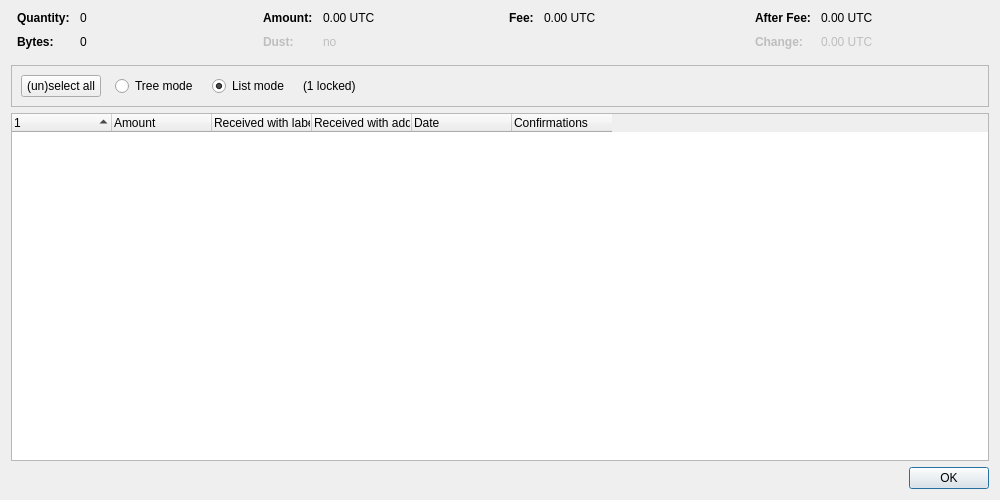
<?xml version="1.0" encoding="UTF-8"?>
<ui version="4.0">
 <class>CoinControlDialog</class>
 <widget class="QDialog" name="CoinControlDialog">
  <property name="geometry">
   <rect>
    <x>0</x>
    <y>0</y>
    <width>1000</width>
    <height>500</height>
   </rect>
  </property>
  <property name="windowTitle">
   <string>Coin Selection</string>
  </property>
  <layout class="QVBoxLayout" name="verticalLayout">
   <item>
    <layout class="QHBoxLayout" name="horizontalLayoutTop" stretch="0,0,0,0">
     <property name="topMargin">
      <number>0</number>
     </property>
     <property name="bottomMargin">
      <number>10</number>
     </property>
     <item>
      <layout class="QFormLayout" name="formLayoutCoinControl1">
       <property name="horizontalSpacing">
        <number>10</number>
       </property>
       <property name="verticalSpacing">
        <number>10</number>
       </property>
       <property name="leftMargin">
        <number>6</number>
       </property>
       <property name="rightMargin">
        <number>6</number>
       </property>
       <item row="0" column="0">
        <widget class="QLabel" name="labelCoinControlQuantityText">
         <property name="font">
          <font>
           <weight>75</weight>
           <bold>true</bold>
          </font>
         </property>
         <property name="text">
          <string>Quantity:</string>
         </property>
        </widget>
       </item>
       <item row="0" column="1">
        <widget class="QLabel" name="labelCoinControlQuantity">
         <property name="cursor">
          <cursorShape>IBeamCursor</cursorShape>
         </property>
         <property name="contextMenuPolicy">
          <enum>Qt::ActionsContextMenu</enum>
         </property>
         <property name="text">
          <string notr="true">0</string>
         </property>
         <property name="textInteractionFlags">
          <set>Qt::LinksAccessibleByMouse|Qt::TextSelectableByKeyboard|Qt::TextSelectableByMouse</set>
         </property>
        </widget>
       </item>
       <item row="1" column="0">
        <widget class="QLabel" name="labelCoinControlBytesText">
         <property name="font">
          <font>
           <weight>75</weight>
           <bold>true</bold>
          </font>
         </property>
         <property name="text">
          <string>Bytes:</string>
         </property>
        </widget>
       </item>
       <item row="1" column="1">
        <widget class="QLabel" name="labelCoinControlBytes">
         <property name="cursor">
          <cursorShape>IBeamCursor</cursorShape>
         </property>
         <property name="contextMenuPolicy">
          <enum>Qt::ActionsContextMenu</enum>
         </property>
         <property name="text">
          <string notr="true">0</string>
         </property>
         <property name="textInteractionFlags">
          <set>Qt::LinksAccessibleByMouse|Qt::TextSelectableByKeyboard|Qt::TextSelectableByMouse</set>
         </property>
        </widget>
       </item>
      </layout>
     </item>
     <item>
      <layout class="QFormLayout" name="formLayoutCoinControl2">
       <property name="horizontalSpacing">
        <number>10</number>
       </property>
       <property name="verticalSpacing">
        <number>10</number>
       </property>
       <property name="leftMargin">
        <number>6</number>
       </property>
       <property name="rightMargin">
        <number>6</number>
       </property>
       <item row="0" column="0">
        <widget class="QLabel" name="labelCoinControlAmountText">
         <property name="font">
          <font>
           <weight>75</weight>
           <bold>true</bold>
          </font>
         </property>
         <property name="text">
          <string>Amount:</string>
         </property>
        </widget>
       </item>
       <item row="0" column="1">
        <widget class="QLabel" name="labelCoinControlAmount">
         <property name="cursor">
          <cursorShape>IBeamCursor</cursorShape>
         </property>
         <property name="contextMenuPolicy">
          <enum>Qt::ActionsContextMenu</enum>
         </property>
         <property name="text">
          <string notr="true">0.00 UTC</string>
         </property>
         <property name="textInteractionFlags">
          <set>Qt::LinksAccessibleByMouse|Qt::TextSelectableByKeyboard|Qt::TextSelectableByMouse</set>
         </property>
        </widget>
       </item>
       <item row="1" column="0">
        <widget class="QLabel" name="labelCoinControlLowOutputText">
         <property name="enabled">
          <bool>false</bool>
         </property>
         <property name="font">
          <font>
           <weight>75</weight>
           <bold>true</bold>
          </font>
         </property>
         <property name="text">
          <string>Dust:</string>
         </property>
        </widget>
       </item>
       <item row="1" column="1">
        <widget class="QLabel" name="labelCoinControlLowOutput">
         <property name="enabled">
          <bool>false</bool>
         </property>
         <property name="cursor">
          <cursorShape>IBeamCursor</cursorShape>
         </property>
         <property name="contextMenuPolicy">
          <enum>Qt::ActionsContextMenu</enum>
         </property>
         <property name="text">
          <string notr="true">no</string>
         </property>
         <property name="textInteractionFlags">
          <set>Qt::LinksAccessibleByMouse|Qt::TextSelectableByKeyboard|Qt::TextSelectableByMouse</set>
         </property>
        </widget>
       </item>
      </layout>
     </item>
     <item>
      <layout class="QFormLayout" name="formLayoutCoinControl3">
       <property name="horizontalSpacing">
        <number>10</number>
       </property>
       <property name="verticalSpacing">
        <number>10</number>
       </property>
       <property name="leftMargin">
        <number>6</number>
       </property>
       <property name="rightMargin">
        <number>6</number>
       </property>
       <item row="0" column="0">
        <widget class="QLabel" name="labelCoinControlFeeText">
         <property name="font">
          <font>
           <weight>75</weight>
           <bold>true</bold>
          </font>
         </property>
         <property name="text">
          <string>Fee:</string>
         </property>
        </widget>
       </item>
       <item row="0" column="1">
        <widget class="QLabel" name="labelCoinControlFee">
         <property name="cursor">
          <cursorShape>IBeamCursor</cursorShape>
         </property>
         <property name="contextMenuPolicy">
          <enum>Qt::ActionsContextMenu</enum>
         </property>
         <property name="text">
          <string notr="true">0.00 UTC</string>
         </property>
         <property name="textInteractionFlags">
          <set>Qt::LinksAccessibleByMouse|Qt::TextSelectableByKeyboard|Qt::TextSelectableByMouse</set>
         </property>
        </widget>
       </item>
      </layout>
     </item>
     <item>
      <layout class="QFormLayout" name="formLayoutCoinControl4">
       <property name="horizontalSpacing">
        <number>10</number>
       </property>
       <property name="verticalSpacing">
        <number>10</number>
       </property>
       <property name="leftMargin">
        <number>6</number>
       </property>
       <property name="rightMargin">
        <number>6</number>
       </property>
       <item row="0" column="0">
        <widget class="QLabel" name="labelCoinControlAfterFeeText">
         <property name="font">
          <font>
           <weight>75</weight>
           <bold>true</bold>
          </font>
         </property>
         <property name="text">
          <string>After Fee:</string>
         </property>
        </widget>
       </item>
       <item row="0" column="1">
        <widget class="QLabel" name="labelCoinControlAfterFee">
         <property name="cursor">
          <cursorShape>IBeamCursor</cursorShape>
         </property>
         <property name="contextMenuPolicy">
          <enum>Qt::ActionsContextMenu</enum>
         </property>
         <property name="text">
          <string notr="true">0.00 UTC</string>
         </property>
         <property name="textInteractionFlags">
          <set>Qt::LinksAccessibleByMouse|Qt::TextSelectableByKeyboard|Qt::TextSelectableByMouse</set>
         </property>
        </widget>
       </item>
       <item row="1" column="0">
        <widget class="QLabel" name="labelCoinControlChangeText">
         <property name="enabled">
          <bool>false</bool>
         </property>
         <property name="font">
          <font>
           <weight>75</weight>
           <bold>true</bold>
          </font>
         </property>
         <property name="text">
          <string>Change:</string>
         </property>
        </widget>
       </item>
       <item row="1" column="1">
        <widget class="QLabel" name="labelCoinControlChange">
         <property name="enabled">
          <bool>false</bool>
         </property>
         <property name="cursor">
          <cursorShape>IBeamCursor</cursorShape>
         </property>
         <property name="contextMenuPolicy">
          <enum>Qt::ActionsContextMenu</enum>
         </property>
         <property name="text">
          <string notr="true">0.00 UTC</string>
         </property>
         <property name="textInteractionFlags">
          <set>Qt::LinksAccessibleByMouse|Qt::TextSelectableByKeyboard|Qt::TextSelectableByMouse</set>
         </property>
        </widget>
       </item>
      </layout>
     </item>
    </layout>
   </item>
   <item>
    <widget class="QFrame" name="frame">
     <property name="minimumSize">
      <size>
       <width>0</width>
       <height>40</height>
      </size>
     </property>
     <property name="frameShape">
      <enum>QFrame::StyledPanel</enum>
     </property>
     <property name="frameShadow">
      <enum>QFrame::Sunken</enum>
     </property>
     <layout class="QHBoxLayout" name="horizontalLayout">
      <item>
       <layout class="QHBoxLayout" name="horizontalLayoutPanel" stretch="0,0,0,0,0">
        <property name="spacing">
         <number>14</number>
        </property>
        <item>
         <widget class="QPushButton" name="pushButtonSelectAll">
          <property name="sizePolicy">
           <sizepolicy hsizetype="Maximum" vsizetype="Fixed">
            <horstretch>0</horstretch>
            <verstretch>0</verstretch>
           </sizepolicy>
          </property>
          <property name="text">
           <string>(un)select all</string>
          </property>
          <property name="autoDefault">
           <bool>false</bool>
          </property>
         </widget>
        </item>
        <item>
         <widget class="QRadioButton" name="radioTreeMode">
          <property name="sizePolicy">
           <sizepolicy hsizetype="Maximum" vsizetype="Fixed">
            <horstretch>0</horstretch>
            <verstretch>0</verstretch>
           </sizepolicy>
          </property>
          <property name="text">
           <string>Tree mode</string>
          </property>
         </widget>
        </item>
        <item>
         <widget class="QRadioButton" name="radioListMode">
          <property name="sizePolicy">
           <sizepolicy hsizetype="Maximum" vsizetype="Fixed">
            <horstretch>0</horstretch>
            <verstretch>0</verstretch>
           </sizepolicy>
          </property>
          <property name="text">
           <string>List mode</string>
          </property>
          <property name="checked">
           <bool>true</bool>
          </property>
         </widget>
        </item>
        <item>
         <widget class="QLabel" name="labelLocked">
          <property name="text">
           <string notr="true">(1 locked)</string>
          </property>
         </widget>
        </item>
        <item>
         <spacer name="horizontalSpacer">
          <property name="orientation">
           <enum>Qt::Horizontal</enum>
          </property>
          <property name="sizeHint" stdset="0">
           <size>
            <width>40</width>
            <height>20</height>
           </size>
          </property>
         </spacer>
        </item>
       </layout>
      </item>
     </layout>
    </widget>
   </item>
   <item>
    <widget class="CoinControlTreeWidget" name="treeWidget">
     <property name="contextMenuPolicy">
      <enum>Qt::CustomContextMenu</enum>
     </property>
     <property name="sortingEnabled">
      <bool>false</bool>
     </property>
     <property name="columnCount">
      <number>6</number>
     </property>
     <attribute name="headerShowSortIndicator" stdset="0">
      <bool>true</bool>
     </attribute>
     <attribute name="headerStretchLastSection">
      <bool>false</bool>
     </attribute>
     <column>
      <property name="text">
       <string/>
      </property>
     </column>
     <column>
      <property name="text">
       <string>Amount</string>
      </property>
     </column>
     <column>
      <property name="text">
       <string>Received with label</string>
      </property>
     </column>
     <column>
      <property name="text">
       <string>Received with address</string>
      </property>
     </column>
     <column>
      <property name="text">
       <string>Date</string>
      </property>
     </column>
     <column>
      <property name="text">
       <string>Confirmations</string>
      </property>
      <property name="toolTip">
       <string>Confirmed</string>
      </property>
     </column>
     <column>
      <property name="text">
       <string/>
      </property>
     </column>
     <column>
      <property name="text">
       <string/>
      </property>
     </column>
     <column>
      <property name="text">
       <string/>
      </property>
     </column>
     <column>
      <property name="text">
       <string/>
      </property>
     </column>
    </widget>
   </item>
   <item>
    <widget class="QDialogButtonBox" name="buttonBox">
     <property name="orientation">
      <enum>Qt::Horizontal</enum>
     </property>
     <property name="standardButtons">
      <set>QDialogButtonBox::Ok</set>
     </property>
    </widget>
   </item>
  </layout>
 </widget>
 <customwidgets>
  <customwidget>
   <class>CoinControlTreeWidget</class>
   <extends>QTreeWidget</extends>
   <header>qt/coincontroltreewidget.h</header>
  </customwidget>
 </customwidgets>
 <resources/>
 <connections/>
</ui>
